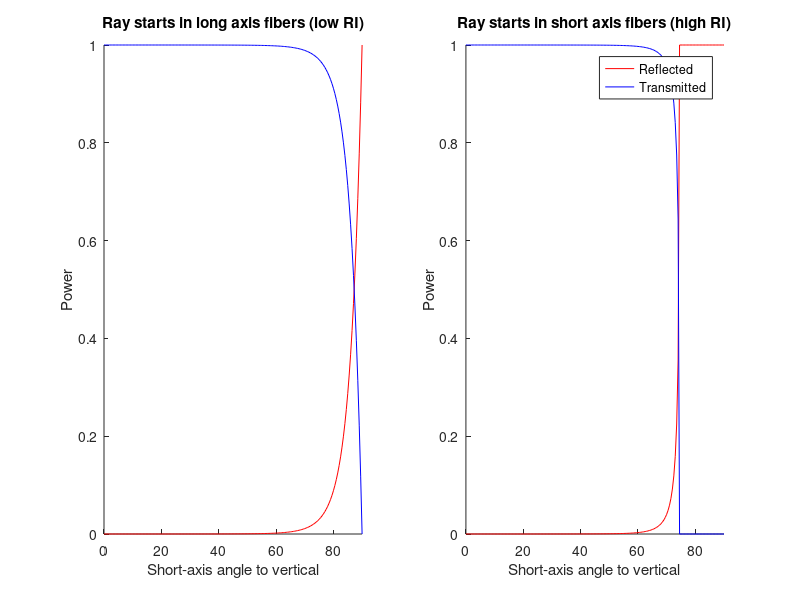
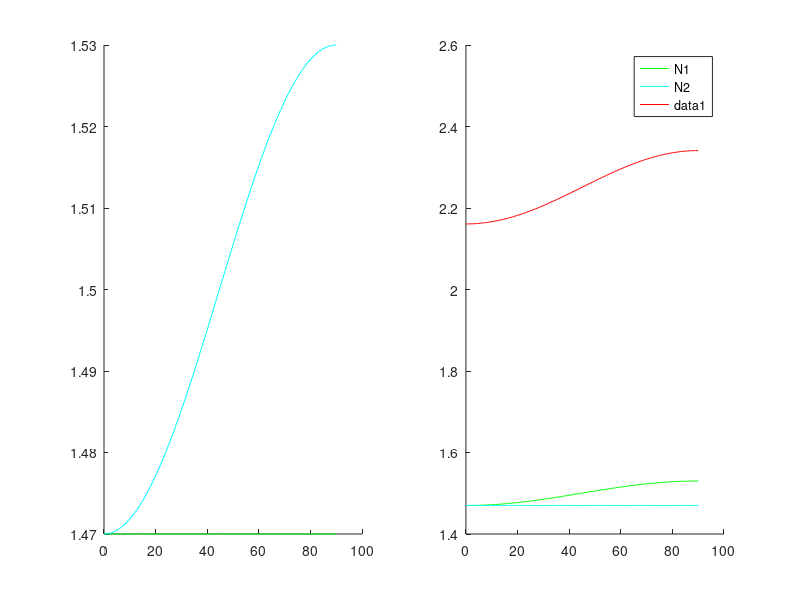
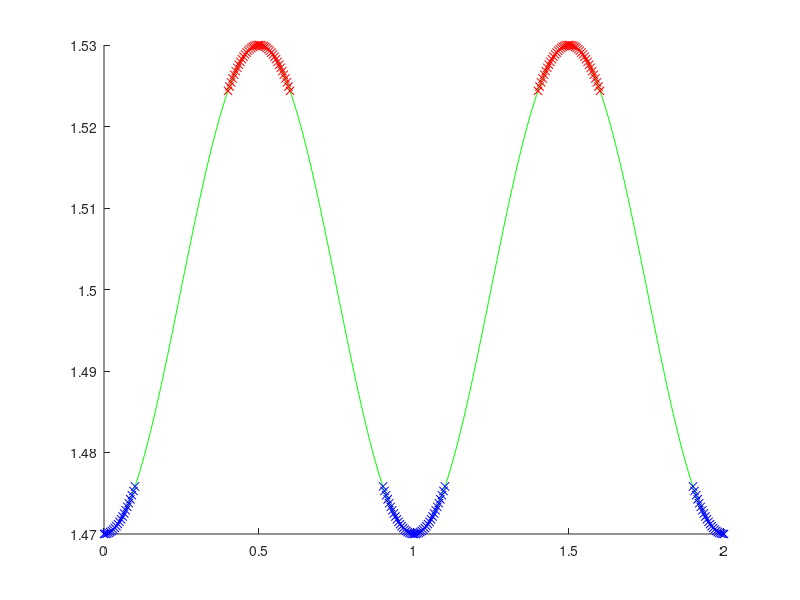

These charts were generated, in order, by the following MATLAB code:
%%% 1D test best on rotating angles
close all;
clear
clc

angles = (0:0.5:90)/180*pi;

%%% Butchered this section to get correct RI values,
    %%% Rethink in other
ePerp = 1.53^2; % Short axis
ePara = 1.47^2; (1.53-0.0024)^2; % Long axis   
%Swapped - I think...
eDiff = ePerp - ePara;

reflectedComponent = zeros(length(angles),2);

RIs = zeros(length(angles),4);

for i = 1:length(angles)
    % Starts in parallel fibers, goes to perendicular
    n1 = (ePara + eDiff*cos(angles(i)).^2.*cos(pi/2).^2).^0.5;
    n2 = (ePara + eDiff*cos(pi/2-angles(i)).^2.*cos(0).^2).^0.5;
    
    RIs(i,1:2) = [n1, n2];
    
    if n1 > n2
        critAngle = asin(n2/n1);
    else
        critAngle = pi/2;
    end
    
    transAngle = asin(n1/n2*sin(angles(i)));
    
    cosT = sqrt(1-(n1/n2*sin(angles(i)))^2);
    
    if angles(i) <= critAngle
        Rperp = ((n1*cos(angles(i)) - n2*cosT)/(n1*cos(angles(i)) + n2*cosT))^2;

        % Possible invert first part
        Rpara = ((n2*cos(angles(i)) - n1*cosT)/(n2*cos(angles(i)) + n1*cosT))^2;
        
        reflectedComponent(i,1) = (Rperp + Rpara)/2;
    else
        reflectedComponent(i,1) = 1;
    end
    
    % Opposite, start in perendicular, goes to parallel
    n1 = (ePara + eDiff*cos(pi/2-angles(i)).^2.*cos(0).^2).^0.5;
    n2 = (ePara + eDiff*cos(angles(i)).^2.*cos(pi/2).^2).^0.5;
    
    RIs(i,3:4) = [n1, n2];
    
    if n1 > n2
        critAngle = asin(n2/n1);
    else
        critAngle = pi/2;
    end
    
    transAngle = asin(n1/n2*sin(angles(i)));
    
    cosT = sqrt(1-(n1/n2*sin(angles(i)))^2);
    
    if angles(i) <= critAngle
        Rperp = ((n1*cos(angles(i)) - n2*cosT)/(n1*cos(angles(i)) + n2*cosT))^2;

        % Possible invert first part
        Rpara = ((n2*cos(angles(i)) - n1*cosT)/(n2*cos(angles(i)) + n1*cosT))^2;
        
        reflectedComponent(i,2) = (Rperp + Rpara)/2;
    else
        reflectedComponent(i,2) = 1;
    end
end

figure; subplot(1,2,1); hold on;
plot(angles/pi*180, reflectedComponent(:,1), 'r')
plot(angles/pi*180, 1-reflectedComponent(:,1), 'b')
xlim([0 90])
ylabel('Power'); xlabel('Short-axis angle to vertical')
title('Ray starts in long axis fibers (low RI)')


subplot(1,2,2); hold on;
plot(angles/pi*180, reflectedComponent(:,2), 'r')
plot(angles/pi*180, 1-reflectedComponent(:,2), 'b')
xlim([0 90])
ylabel('Power'); xlabel('Short-axis angle to vertical')
title('Ray starts in short axis fibers (high RI)')
legend('Reflected', 'Transmitted')

figure; subplot(1,2,1); hold on;
plot(angles/pi*180, RIs(:,1), 'g')
plot(angles/pi*180, RIs(:,2), 'c')

subplot(1,2,2); hold on;
plot(angles/pi*180, RIs(:,3), 'g')
plot(angles/pi*180, RIs(:,4), 'c')
legend('N1', 'N2')
plot(angles/pi*180, ePara+sin(angles*2-pi/2)*eDiff/2 + eDiff/2, 'r')

%% Test out RI profile at border

lamellaeThickness = 1;

layerThickness = 0.005;

layerTurn = 180/(lamellaeThickness/layerThickness);

distances = 0:layerThickness:2*lamellaeThickness;

angles = (0:layerTurn:360)/180*pi;

figure; hold on

nValues = (ePara+sin(angles*2-pi/2)*eDiff/2 + eDiff/2).^0.5;

plot(distances, nValues, 'g')

nBottomInds = find(nValues < (ePara + eDiff*0.1)^0.5);

nTopInds = find(nValues > (ePerp - eDiff*0.1)^0.5);

plot(distances(nBottomInds), nValues(nBottomInds), 'bx')

plot(distances(nTopInds), nValues(nTopInds), 'rx')

%% Sanity check
% Flat - theta 0
the = 0;
[ePerp + eDiff*cos(the).^2.*cos(0).^2, ...
ePerp + eDiff*cos(the).^2.*sin(0).^2, ...
ePerp + eDiff*sin(the).^2].^0.5

[ePerp + eDiff*cos(the).^2.*cos(pi/2).^2, ...
ePerp + eDiff*cos(the).^2.*sin(pi/2).^2, ...
ePerp + eDiff*sin(the).^2].^0.5

[ePerp + eDiff*cos(the).^2.*cos(pi).^2, ...
ePerp + eDiff*cos(the).^2.*sin(pi).^2, ...
ePerp + eDiff*sin(the).^2].^0.5

% Extra sanity checking
% % 45 degree incline
% the = pi/4;
% [ePerp + eDiff*cos(the).^2.*cos(0).^2, ...
% ePerp + eDiff*cos(the).^2.*sin(0).^2, ...
% ePerp + eDiff*sin(the).^2].^0.5
% 
% [ePerp + eDiff*cos(the).^2.*cos(pi/2).^2, ...
% ePerp + eDiff*cos(the).^2.*sin(pi/2).^2, ...
% ePerp + eDiff*sin(the).^2].^0.5
% 
% [ePerp + eDiff*cos(the).^2.*cos(pi).^2, ...
% ePerp + eDiff*cos(the).^2.*sin(pi).^2, ...
% ePerp + eDiff*sin(the).^2].^0.5
% 
% % Vertical - theta pi/2
% the = pi/2;
% [ePerp + eDiff*cos(the).^2.*cos(0).^2, ...
% ePerp + eDiff*cos(the).^2.*sin(0).^2, ...
% ePerp + eDiff*sin(the).^2].^0.5
% 
% [ePerp + eDiff*cos(the).^2.*cos(pi/2).^2, ...
% ePerp + eDiff*cos(the).^2.*sin(pi/2).^2, ...
% ePerp + eDiff*sin(the).^2].^0.5
% 
% [ePerp + eDiff*cos(the).^2.*cos(pi).^2, ...
% ePerp + eDiff*cos(the).^2.*sin(pi).^2, ...
% ePerp + eDiff*sin(the).^2].^0.5
% 
% % Backflip - theta pi
% the = pi;
% [ePerp + eDiff*cos(the).^2.*cos(0).^2, ...
% ePerp + eDiff*cos(the).^2.*sin(0).^2, ...
% ePerp + eDiff*sin(the).^2].^0.5
% 
% [ePerp + eDiff*cos(the).^2.*cos(pi/2).^2, ...
% ePerp + eDiff*cos(the).^2.*sin(pi/2).^2, ...
% ePerp + eDiff*sin(the).^2].^0.5
% 
% [ePerp + eDiff*cos(the).^2.*cos(pi).^2, ...
% ePerp + eDiff*cos(the).^2.*sin(pi).^2, ...
% ePerp + eDiff*sin(the).^2].^0.5